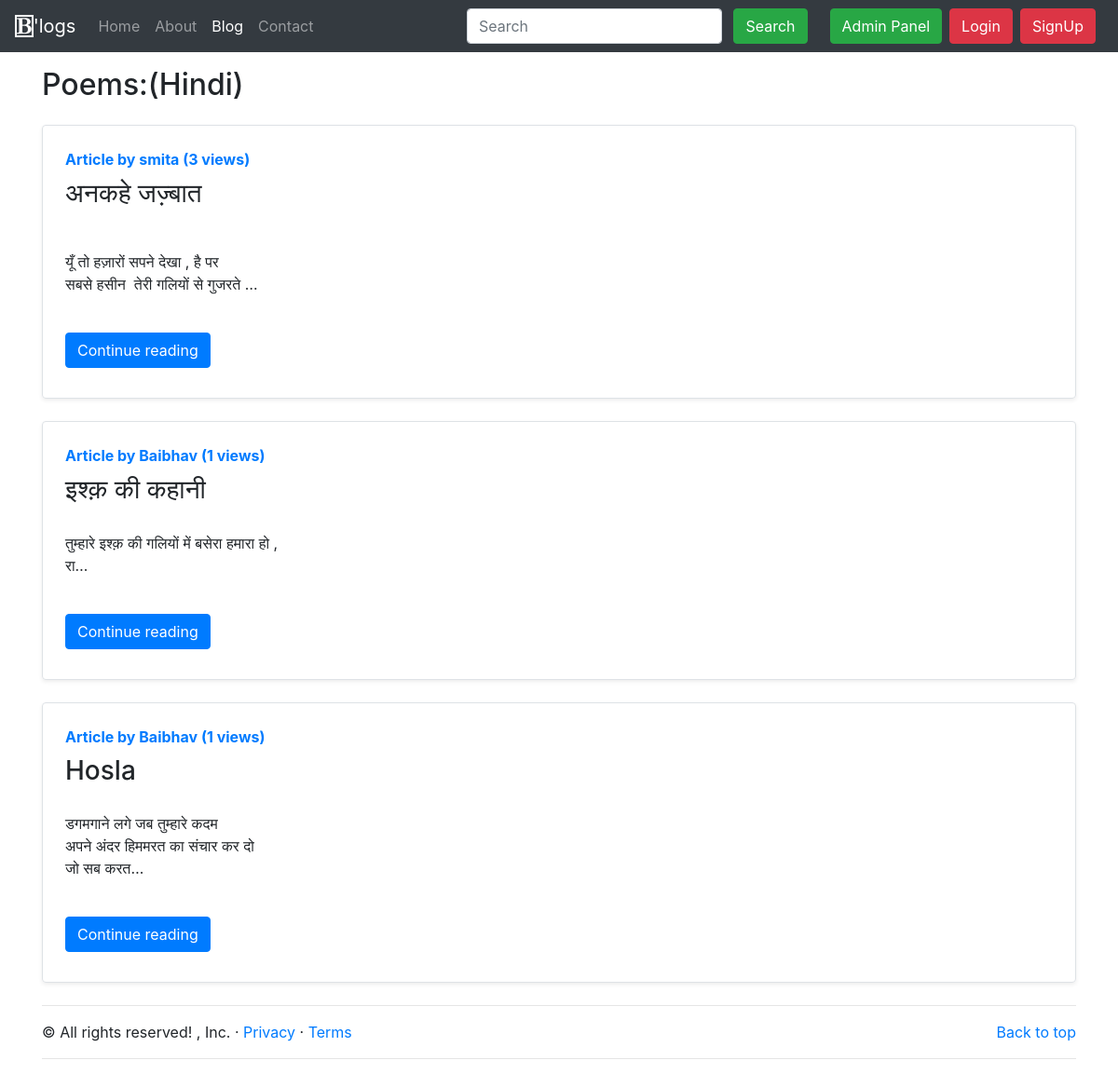
/blog/, run on an earlier commit of the app's database.
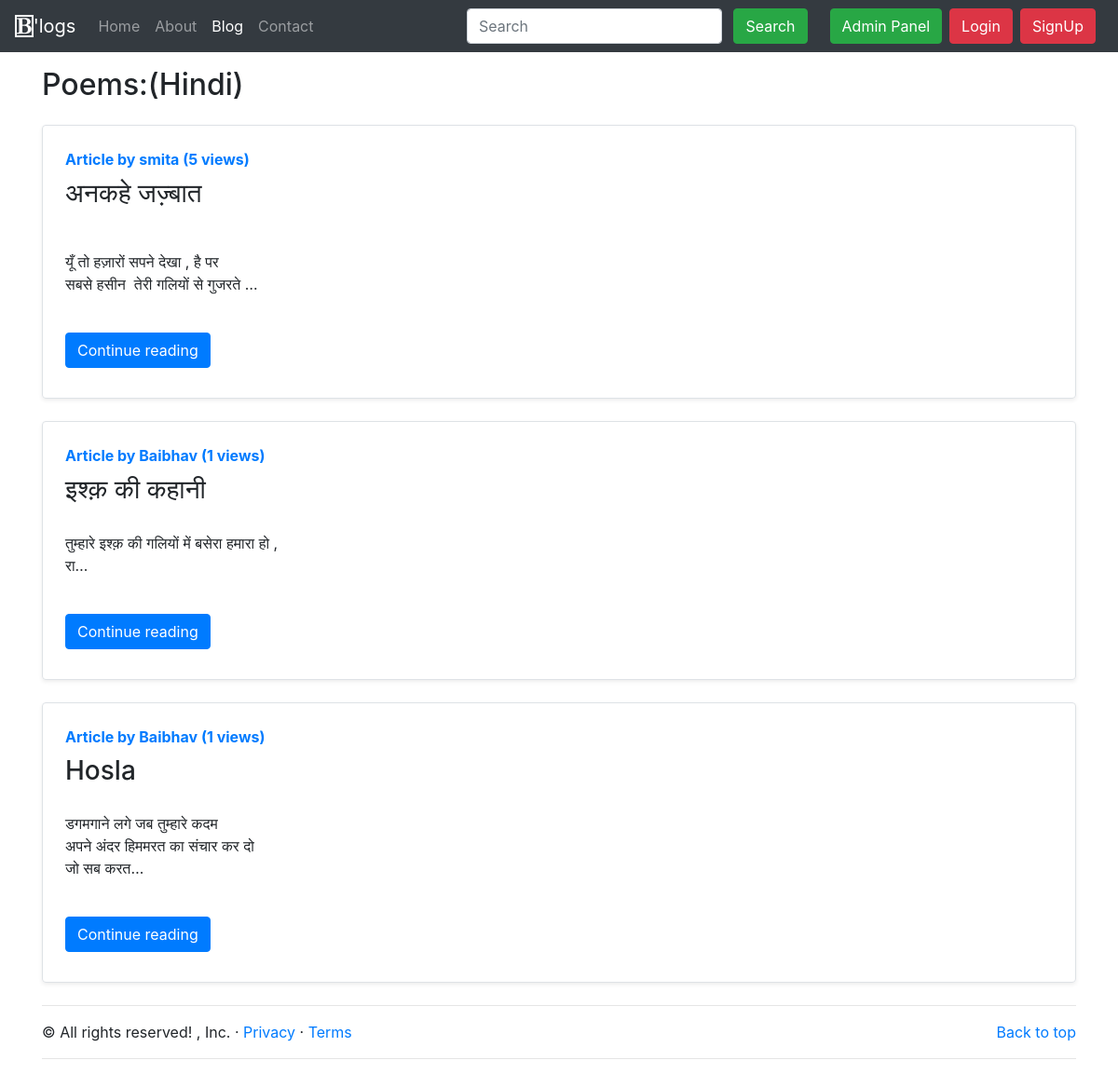
And on a later commit of the database.
### blog/models.py (models this page shows, shortened)
class Post(models.Model):
    sno = models.AutoField(primary_key = True)
    title = models.CharField( max_length=255)
    content = models.TextField()
    author = models.CharField( max_length=50)
    slug = models.CharField( max_length=130)
    views = models.IntegerField(default=0)
    timeStamp = models.DateTimeField(blank = True)

### blog/views.py (the view)
# urls.py: path('', views.blogHome, name="bloghome"),
def blogHome(request):
    allPosts= Post.objects.all()
    context={'allPosts': allPosts}
    return render(request, "blog/blogHome.html", context)

### templates/blog/blogHome.html (shortened to what this page needs)
{% extends 'base.html' %}
{% block blogactive %} active {% endblock blogactive %}
{% block body %}
<div class="container my-3">
    <h2>Poems:(Hindi)</h2>
    {% for post in allPosts %}
    <div class="row no-gutters border rounded overflow-hidden flex-md-row my-4 shadow-sm h-md-250 position-relative">
        <div class="col p-4 d-flex flex-column position-static">
            <strong class="d-inline-block mb-2 text-primary">Article by {{post.author}} ({{post.views}} views)</strong>
            <h3 class="mb-0">{{post.title}}</h3>
            <p class="card-text mb-auto"><div class="preview">{{post.content|safe| truncatechars:100 }}</div></p>
            <div class="my-2">
            <a href="/blog/{{post.slug}}" role="button" class="btn btn-primary">Continue reading</a>
            </div>
        </div>
    </div>
    {% endfor %}
</div>
{% endblock body %}

### templates/base.html (shortened to what this page needs)
<!doctype html>
<html lang="en">
<head>
  <link rel="stylesheet" href="https://stackpath.bootstrapcdn.com/bootstrap/4.4.1/css/bootstrap.min.css"
>
<link rel="stylesheet" href="https://cdnjs.cloudflare.com/ajax/libs/font-awesome/4.7.0/css/font-awesome.min.css">
</head>
<body>
  <nav class="navbar navbar-expand-lg navbar-dark bg-dark">
    <a class="navbar-brand" href="/"><i class="fa fa-bold" style="border: 2px solid white;" aria-hidden="true"></i>'logs</a>
    <div class="collapse navbar-collapse" id="navbarSupportedContent">
      <ul class="navbar-nav mr-auto">
        <li class="nav-item {% block homeactive %} {% endblock homeactive %}">
          <a class="nav-link" href="/">Home <span class="sr-only">(current)</span></a>
        </li>
        <li class="nav-item {% block aboutactive %} {% endblock aboutactive %}">
          <a class="nav-link" href="/about">About</a>
        </li>
        <li class="nav-item {% block blogactive %} {% endblock blogactive %}">
          <a class="nav-link" href="/blog">Blog</a>
        </li>
        <li class="nav-item {% block contactactive %} {% endblock contactactive %}">
          <a class="nav-link" href="/contact">Contact</a>
        </li>
      </ul>
      <div class="ml-auto form-inline">
      <form method="get" action="/search" class=" my-2 my-lg-0 mx-3">
        <input class="form-control mr-sm-2" type="search" placeholder="Search" aria-label="Search" name="query"
          id="query">
        <button class="btn btn-success my-2 my-sm-0" type="submit">Search</button>
      </form>
      <a href="/admin" role="button" target="_blank" class="btn btn-success m-2 my-sm-0">Admin Panel</a>
      {% if user.is_authenticated %}
      <ul class="navbar-nav mr-2">
      <li class="nav-item dropdown">
        <a class="nav-link dropdown-toggle" href="#" id="navbarDropdown" role="button" data-toggle="dropdown" aria-haspopup="true" aria-expanded="false">
          Welcome {{request.user}}
        </a>
        <div class="dropdown-menu" aria-labelledby="navbarDropdown">
          <a class="dropdown-item" href="/logout">Logout</a>
        </div>
      </li>
      </ul>
      {% else %}
      <button type="button" class="btn btn-danger mr-2" data-toggle="modal" data-target="#loginModal">
        Login
      </button>
      <button type="button" class="btn btn-danger mr-2" data-toggle="modal" data-target="#signupModal">
        SignUp
      </button>
      {% endif %}
      </div>
    </div>
  </nav>
  {% block body %}
  {% endblock body %}
<footer class="container">
  <hr>
      <p class="float-right"><a href="#">Back to top</a></p>
      <p>© All rights reserved! , Inc. · <a href="#">Privacy</a> · <a href="#">Terms</a></p>
      <hr>
    </footer>
</body>
</html>

What changed in the data, as far as the page shows it:
changed Post "अनकहे जज़्बात": views "3" → "5"
